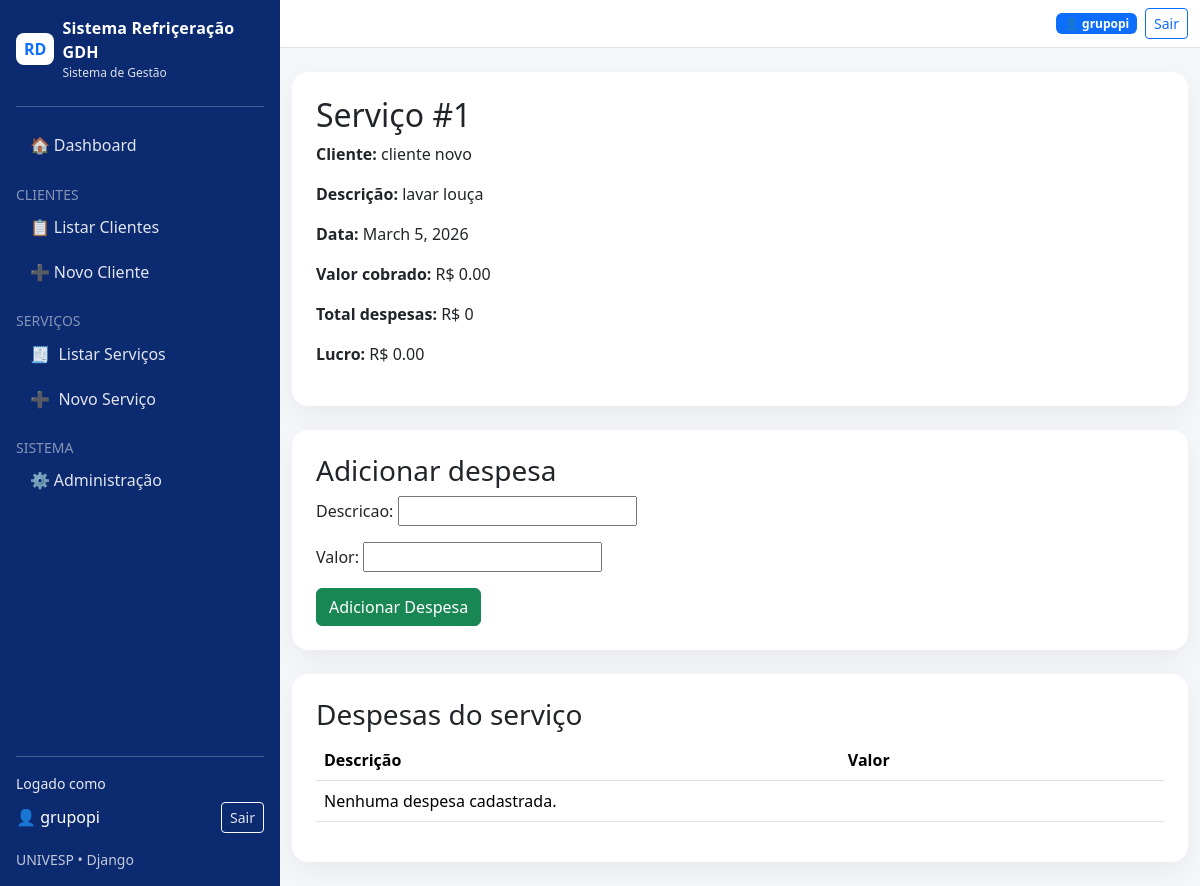
/servicos/1/ (signed in), run on the app's committed database.
### tarefas/models.py (models this page shows, shortened)
class Servico(models.Model):
    cliente = models.ForeignKey(Cliente, on_delete=models.CASCADE)
    descricao = models.TextField()
    data_servico = models.DateField()
    valor_cobrado = models.DecimalField(max_digits=10, decimal_places=2, default=0)
    def total_despesas(self):
        return sum(d.valor for d in self.despesas.all())
    def lucro(self):
        return self.valor_cobrado - self.total_despesas()

class Cliente(models.Model):
    nome = models.CharField(max_length=150)
    telefone = models.CharField(max_length=20, blank=True, null=True)
    email = models.EmailField(blank=True, null=True)
    endereco = models.CharField(max_length=255, blank=True, null=True)
    def __str__(self):
        return self.nome

### tarefas/views.py (the view)
# urls.py: path('servicos/<int:servico_id>/', views.detalhe_servico, name='detalhe_servico'),
@login_required
def detalhe_servico(request, servico_id):
    servico = get_object_or_404(Servico, id=servico_id)
    despesas = Despesa.objects.filter(servico=servico)
    if request.method == 'POST':
        despesa_form = DespesaForm(request.POST)
        if despesa_form.is_valid():
            despesa = despesa_form.save(commit=False)
            despesa.servico = servico
            despesa.save()
            return redirect('detalhe_servico', servico_id=servico.id)
    else:
        despesa_form = DespesaForm()
    return render(request, 'detalhe_servico.html', {
        'servico': servico,
        'despesas': despesas,
        'despesa_form': despesa_form
    })

### tarefas/forms.py
class DespesaForm(forms.ModelForm):
    class Meta:
        model = Despesa
        fields = ['descricao', 'valor']

### templates/detalhe_servico.html (shortened to what this page needs)
{% extends "base.html" %}
{% block content %}
<div class="card card-soft p-4 mb-4">
    <h2>Serviço #{{ servico.id }}</h2>
    <p><strong>Cliente:</strong> {{ servico.cliente }}</p>
    <p><strong>Descrição:</strong> {{ servico.descricao }}</p>
    <p><strong>Data:</strong> {{ servico.data_servico }}</p>
    <p><strong>Valor cobrado:</strong> R$ {{ servico.valor_cobrado }}</p>
    <p><strong>Total despesas:</strong> R$ {{ servico.total_despesas }}</p>
    <p><strong>Lucro:</strong> R$ {{ servico.lucro }}</p>
</div>
<div class="card card-soft p-4 mb-4">
    <h3>Adicionar despesa</h3>
    <form method="post">
        {{ despesa_form.as_p }}
        <button type="submit" class="btn btn-success">Adicionar Despesa</button>
    </form>
</div>
<div class="card card-soft p-4">
    <h3>Despesas do serviço</h3>
    <table class="table">
        <thead>
            <tr>
                <th>Descrição</th>
                <th>Valor</th>
            </tr>
        </thead>
        <tbody>
            {% for despesa in despesas %}
            <tr>
                <td>{{ despesa.descricao }}</td>
                <td>R$ {{ despesa.valor }}</td>
            </tr>
            {% empty %}
            <tr>
                <td colspan="2">Nenhuma despesa cadastrada.</td>
            </tr>
            {% endfor %}
        </tbody>
    </table>
</div>
{% endblock %}

### templates/base.html (shortened to what this page needs)
<!doctype html>
<html lang="pt-BR">
<head>
  <link href="https://cdn.jsdelivr.net/npm/bootstrap@5.3.3/dist/css/bootstrap.min.css" rel="stylesheet">
</head>
<body>
  <div class="d-flex">
    <aside class="sidebar d-none d-lg-flex flex-column p-3">
      <div class="d-flex align-items-center gap-2 mb-3">
        <div class="bg-white text-primary fw-bold rounded-3 px-2 py-1">RD</div>
        <div>
          <div class="brand">Sistema Refriçeração GDH</div>
          <div style="font-size:12px; opacity:.85;">Sistema de Gestão</div>
        </div>
      </div>
      <hr class="border-light opacity-25 my-2">
      <nav class="mt-2">
        <a class="nav-pill {% if request.path == '/' %}active{% endif %}" href="{% url 'index' %}">
            🏠 Dashboard
        </a>
        <div class="mt-3 small text-white-50">CLIENTES</div>
        <a class="nav-pill" href="{% url 'listar_clientes' %}">
            📋 Listar Clientes
        </a>
        <a class="nav-pill" href="{% url 'novo_cliente' %}">
            ➕ Novo Cliente
        </a>
        <div class="mt-3 small text-white-50">SERVIÇOS</div>
        <a class="nav-pill" href="{% url 'listar_servicos' %}">
          🧾 <span>Listar Serviços</span>
        </a>
        <a class="nav-pill" href="{% url 'novo_servico' %}">
          ➕ <span>Novo Serviço</span>
        </a>
        <div class="mt-3 small text-white-50">SISTEMA</div>
        <a class="nav-pill" href="/admin/">
            ⚙️ Administração
        </a>
      </nav>
      <div class="mt-auto">
        <hr class="border-light opacity-25 my-3">
        {% if user.is_authenticated %}
          <div class="small mb-2" style="opacity:.9;">Logado como</div>
          <div class="d-flex align-items-center justify-content-between gap-2">
            <div class="text-truncate">👤 {{ user.username }}</div>
            <a class="btn btn-outline-light btn-sm" href="{% url 'logout' %}">Sair</a>
          </div>
        {% else %}
          <a class="btn btn-light btn-sm w-100" href="{% url 'login' %}">Entrar</a>
        {% endif %}
        <div class="mt-3 small" style="opacity:.75;">
          UNIVESP • Django
        </div>
      </div>
    </aside>
    <div class="flex-grow-1 content-wrap">
      <nav class="navbar navbar-light bg-white border-bottom">
        <div class="container-fluid">
          <div class="d-flex align-items-center gap-2 ms-auto">
            {% if user.is_authenticated %}
              <span class="badge text-bg-primary">👤 {{ user.username }}</span>
              <a class="btn btn-outline-primary btn-sm" href="{% url 'logout' %}">Sair</a>
            {% endif %}
          </div>
        </div>
      </nav>
      <main class="container my-4">
        {% block content %}{% endblock %}
      </main>
    </div>
  </div>
</body>
</html>

### templates/base.html (style rules this page uses)
body { background: #f6f7fb; }
.sidebar { width: 280px; min-height: 100vh; position: sticky; top: 0; background: #0b2a6f; color: #fff; }
.sidebar .brand { font-weight: 700; letter-spacing: .2px; }
.sidebar a { color: rgba(255,255,255,.88); text-decoration: none; }
.nav-pill { display: flex; align-items: center; gap: .55rem; padding: .65rem .85rem; border-radius: 12px; }
.content-wrap { min-height: 100vh; }
.card-soft { border: 0; border-radius: 16px; box-shadow: 0 10px 30px rgba(0,0,0,.06); }

### data on the page
Servico: id "1", cliente "cliente novo", descricao "lavar louça", data_servico "March 5, 2026", valor_cobrado "0.00", total_despesas "0", lucro "0.00"

### other printed values
{{ user.username }} "grupopi"
